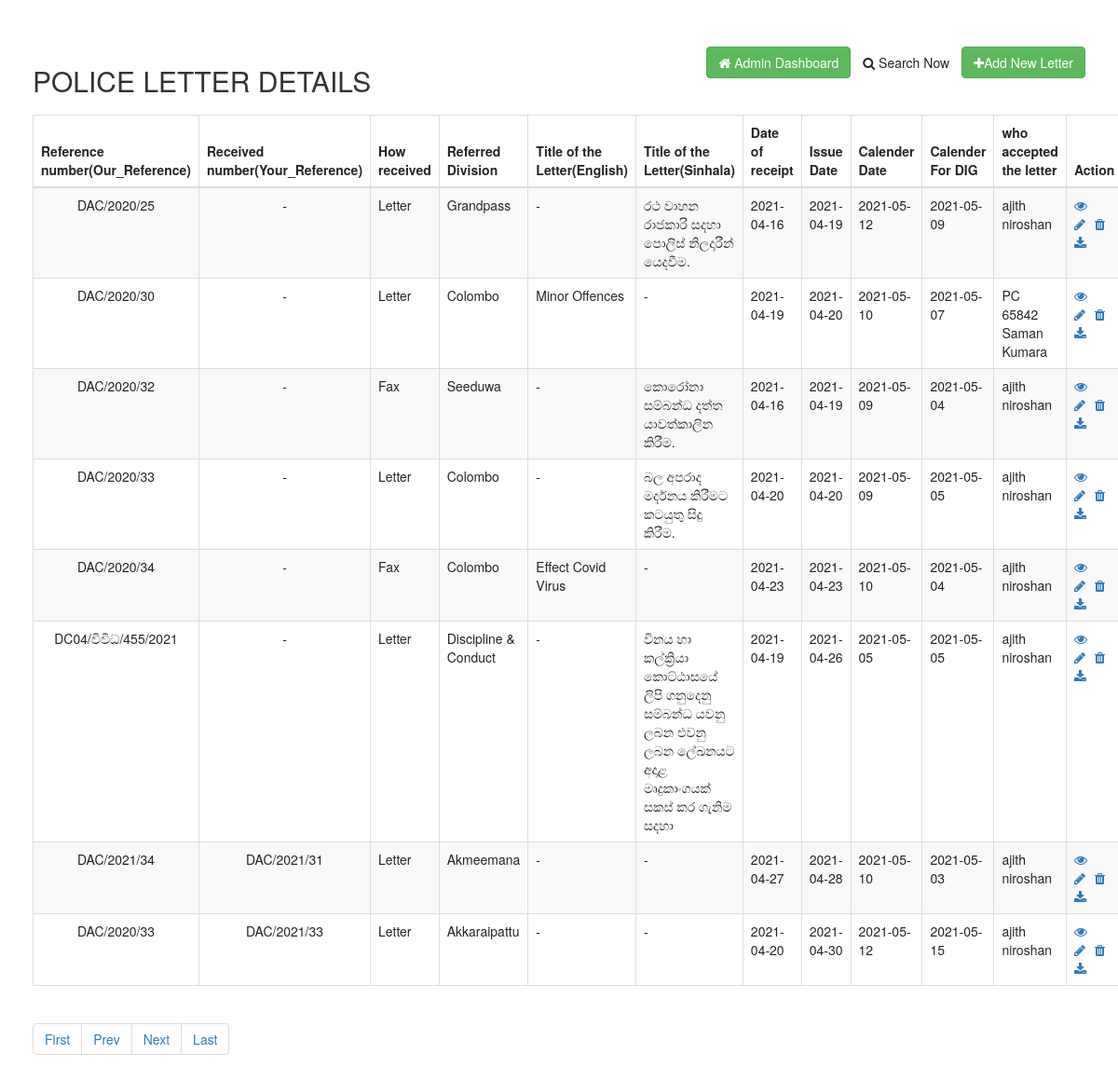
/?pageno=2 (signed in), run on the app's committed database.
### tables this page shows
CREATE TABLE `registration` (
  `id` int(11) NOT NULL,
  `Reference_number` varchar(20) DEFAULT NULL,
  `Received_number` varchar(100) DEFAULT '-',
  `Date_of_receipt` date DEFAULT NULL,
  `How_received` varchar(50) DEFAULT NULL,
  `Referred_Division` varchar(25) DEFAULT NULL,
  `S_Title_of_the_Letters` varchar(250) DEFAULT '-',
  `E_Title_of_the_Lettere` varchar(250) DEFAULT '-',
  `file` varchar(50) DEFAULT NULL,
  `Issue_Date` date DEFAULT NULL,
  `Calender_Date` date DEFAULT NULL,
  `Calender_For_DIG` date DEFAULT NULL,
  `Officer_Name` varchar(250) DEFAULT '-'
);

### index.php (the view, shortened to what this page needs)
<?php
if (isset($_GET['pageno'])) {
    $pageno = $_GET['pageno'];
} else {
    $pageno = 1;
}
$no_of_records_per_page = 8;
$offset = ($pageno-1) * $no_of_records_per_page;
function datedifff($datess) {
    $now = time();
    $your_date = strtotime($datess);
    $datediff = ceil(($now - $your_date)/86400);
    return ($datediff);
}
?>
<!DOCTYPE html>
<html lang="en">
<head>
    <link rel="stylesheet" href="https://stackpath.bootstrapcdn.com/bootstrap/4.5.2/css/bootstrap.min.css">
    <link rel="stylesheet" href="https://maxcdn.bootstrapcdn.com/font-awesome/4.7.0/css/font-awesome.min.css">
    <link rel="stylesheet" href="https://maxcdn.bootstrapcdn.com/bootstrap/3.3.7/css/bootstrap.min.css">
</head>
<body>
    <div class="wrapper">
        <div class="container-fluid">
            <div class="row">
                <div class="col-md-12">
                    <div class="mt-5 mb-3 clearfix">
                        <h2 class="pull-left">POLICE LETTER DETAILS</h2>
                        <a href="create.php" class="btn btn-success pull-right"><i class="fa fa-plus"></i>Add New Letter</a>
                        <a href="search.php?RefNum=&YrRefNum=&Issue_Date=&DateRec=&Calender_Date=&HowRecv=&RefDiv=&Officer_Name=&STitle=&ETitle=&submit=" class="btn pull-right"><i class="fa fa-search"></i> Search Now</a>
                        <?php
                        if ($_SESSION["user_type"]=='1') {
                            echo '<a href="admin-dash.php" class="btn btn-success pull-right"><i class="fa fa-home"></i> Admin Dashboard</a>';
                        }else{
                            echo '<a href="welcome.php" class="btn btn-success pull-right"><i class="fa fa-home"></i> User Account Page</a>';
                        }
                        ?>
                        </div>
                    <?php
                    require_once "includes/db_config.php";
                    $total_pages_sql = "SELECT COUNT(*) FROM registration";
                    $result1 = mysqli_query($link,$total_pages_sql);
                    $total_rows = mysqli_fetch_array($result1)[0];
                    $total_pages = ceil($total_rows / $no_of_records_per_page);
                    $sql = "SELECT * FROM registration  LIMIT $offset, $no_of_records_per_page";
                    if($result = mysqli_query($link, $sql)){
                        if(mysqli_num_rows($result) > 0){
                            echo '<table class="table table-bordered table-striped">';
                                echo "<thead>";
                                    echo "<tr>";
                                        echo "<th>Reference number(Our_Reference)</th>";
                                        echo "<th>Received number(Your_Reference)</th>";
                                        echo "<th>How received</th>";
                                        echo "<th>Referred Division</th>";
                                        echo "<th>Title of the Letter(English)</th>";
                                        echo "<th>Title of the Letter(Sinhala)</th>";
                                        echo "<th>Date of receipt</th>";
                                        echo "<th>Issue Date</th>";
                                        echo "<th>Calender Date</th>";
                                        echo "<th>Calender For DIG</th>";
                                        echo "<th>who accepted the letter</th>";
                                        echo "<th style='width:50px;'><center>Action</center></th>";
                                    echo "</tr>";
                                echo "</thead>";
                                echo "<tbody>";
                                while($row = mysqli_fetch_array($result)){
                                    echo '<tr ' ;
                                    if (datedifff($row['Issue_Date'])<=4 or datedifff($row['Calender_Date'])<=4 or datedifff($row['Calender_For_DIG'])<=4) {echo 'style="background-color: #ff3a3a;"';}
                                    else if  (datedifff($row['Issue_Date'])<=6 or datedifff($row['Calender_Date'])<=6 or datedifff($row['Calender_For_DIG'])<=6) {echo 'style="background-color: #ffa03e;"';}
                                    else if  (datedifff($row['Issue_Date'])<=10 or datedifff($row['Calender_Date'])<=10 or datedifff($row['Calender_For_DIG'])<=10) {echo 'style="background-color: #e1ff3e;"';}
                                    echo'>';
                                        echo "<td><center>" . $row['Reference_number'] . "</center></td>";
                                        echo "<td><center>" . $row['Received_number'] . "</center></td>";
                                        echo "<td>" . $row['How_received'] . "</td>";
                                        echo "<td>" . $row['Referred_Division'] . "</td>";
                                        echo "<td>" . $row['E_Title_of_the_Lettere'] . "</td>";
                                        echo "<td>" . $row['S_Title_of_the_Letters'] . "</td>";
                                        echo "<td>" . $row['Date_of_receipt'] . "</td>";
                                        echo "<td>" . $row['Issue_Date'] . "</td>";
                                        echo "<td>" . $row['Calender_Date'] . "</td>";
                                        echo "<td>" . $row['Calender_For_DIG'] . "</td>";
                                        echo "<td>" . $row['Officer_Name'] . "</td>";
                                        echo "<td>";
                                            echo '<a href="read.php?id='. $row['id'] .'" class="mr-3" title="View Record" data-toggle="tooltip"><span class="fa fa-eye"></span></a>';
                                            echo '<a href="update.php?id='. $row['id'] .'" class="mr-3" title="Update Record" data-toggle="tooltip"><span class="fa fa-pencil"></span></a>';
                                            if($_SESSION['user_type']=='1') { echo ('<a href="delete.php?id='. $row['id'] .'" class="mr-3" title="Delete Record" data-toggle="tooltip"><span class="fa fa-trash"></span></a>'); }
                                            echo '<a href="download.php?file='. $row['file'] .'" class="mr-3" title="Download Document" data-toggle="tooltip"><span class="fa fa-download"></span></a>';
                                        echo "</td>";
                                    echo "</tr>";
                                }
                                echo "</tbody>";
                            echo "</table>";?>
                            <ul class="pagination">
                                <li><a href="?pageno=1">First</a></li>
                                <li class="<?php if($pageno <= 1){ echo 'disabled'; } ?>">
                                    <a href="<?php if($pageno <= 1){ echo '#'; } else { echo "?pageno=".($pageno - 1); } ?>">Prev</a>
                                </li>
                                <li class="<?php if($pageno >= $total_pages){ echo 'disabled'; } ?>">
                                    <a href="<?php if($pageno >= $total_pages){ echo '#'; } else { echo "?pageno=".($pageno + 1); } ?>">Next</a>
                                </li>
                                <li><a href="?pageno=<?php echo $total_pages; ?>">Last</a></li>
                            </ul>
                            <?php
                        } else{
                            echo '<div class="alert alert-danger"><em>No records were found.</em></div>';
                            echo '<a href="index.php" class="btn btn-success">Visit Home</a>';
                        }
                    } else{
                        echo '<div class="alert alert-danger"><em>Oops! Something went wrong. Please try again later.</em></div>';
                        echo '<a href="index.php" class="btn btn-success">Visit Home</a>';
                    }
                    ?>
                </div>
            </div>
        </div>
    </div>
</body>
</html>

### index.php (style rules this page uses)
.wrapper { width: 100%; margin: 0 auto; padding: 20px; }
table tr td:last-child { width: 120px; }

### data on the page
registration: Reference_number "DAC/2020/25", Received_number "-", How_received "Letter", Referred_Division "Grandpass", E_Title_of_the_Lettere "-", S_Title_of_the_Letters "රථ වාහන රාජකාරි සදහා පොලිස් නිලදාරීන් යෙදවීම.", Date_of_receipt "2021-04-16", Issue_Date "2021-04-19", Calender_Date "2021-05-12", Calender_For_DIG "2021-05-09", Officer_Name "ajith niroshan"
registration: Reference_number "DAC/2020/30", Received_number "-", How_received "Letter", Referred_Division "Colombo", E_Title_of_the_Lettere "Minor Offences", S_Title_of_the_Letters "-", Date_of_receipt "2021-04-19", Issue_Date "2021-04-20", Calender_Date "2021-05-10", Calender_For_DIG "2021-05-07", Officer_Name "PC 65842 Saman Kumara"
registration: Reference_number "DAC/2020/32", Received_number "-", How_received "Fax", Referred_Division "Seeduwa", E_Title_of_the_Lettere "-", S_Title_of_the_Letters "කොරෝනා සම්බන්ධ දත්ත යාවත්කාලින කිරීම.", Date_of_receipt "2021-04-16", Issue_Date "2021-04-19", Calender_Date "2021-05-09", Calender_For_DIG "2021-05-04", Officer_Name "ajith niroshan"
registration: Reference_number "DAC/2020/33", Received_number "-", How_received "Letter", Referred_Division "Colombo", E_Title_of_the_Lettere "-", S_Title_of_the_Letters "බල අපරාද මර්දනය කිරීමට කටයුතු සිදු කිරීම.", Date_of_receipt "2021-04-20", Issue_Date "2021-04-20", Calender_Date "2021-05-09", Calender_For_DIG "2021-05-05", Officer_Name "ajith niroshan"
registration: Reference_number "DAC/2020/34", Received_number "-", How_received "Fax", Referred_Division "Colombo", E_Title_of_the_Lettere "Effect Covid Virus", S_Title_of_the_Letters "-", Date_of_receipt "2021-04-23", Issue_Date "2021-04-23", Calender_Date "2021-05-10", Calender_For_DIG "2021-05-04", Officer_Name "ajith niroshan"
registration: Reference_number "DC04/විවිධ/455/2021", Received_number "-", How_received "Letter", Referred_Division "Discipline & Conduct", E_Title_of_the_Lettere "-", S_Title_of_the_Letters "විනය හා කල්ක්‍රියා කොට්ඨාසයේ ලිපි ගනුදෙනු සම්බන්ධ යවනු ලබන එවනු ලබන ලේඛනයට අදාළ මෘදුකාංගයක් සකස් කර ගැනිම සදහා", Date_of_receipt "2021-04-19", Issue_Date "2021-04-26", Calender_Date "2021-05-05", Calender_For_DIG "2021-05-05", Officer_Name "ajith niroshan"
registration: Reference_number "DAC/2021/34", Received_number "DAC/2021/31", How_received "Letter", Referred_Division "Akmeemana", E_Title_of_the_Lettere "-", S_Title_of_the_Letters "-", Date_of_receipt "2021-04-27", Issue_Date "2021-04-28", Calender_Date "2021-05-10", Calender_For_DIG "2021-05-03", Officer_Name "ajith niroshan"
registration: Reference_number "DAC/2020/33", Received_number "DAC/2021/33", How_received "Letter", Referred_Division "Akkaraipattu", E_Title_of_the_Lettere "-", S_Title_of_the_Letters "-", Date_of_receipt "2021-04-20", Issue_Date "2021-04-30", Calender_Date "2021-05-12", Calender_For_DIG "2021-05-15", Officer_Name "ajith niroshan"
